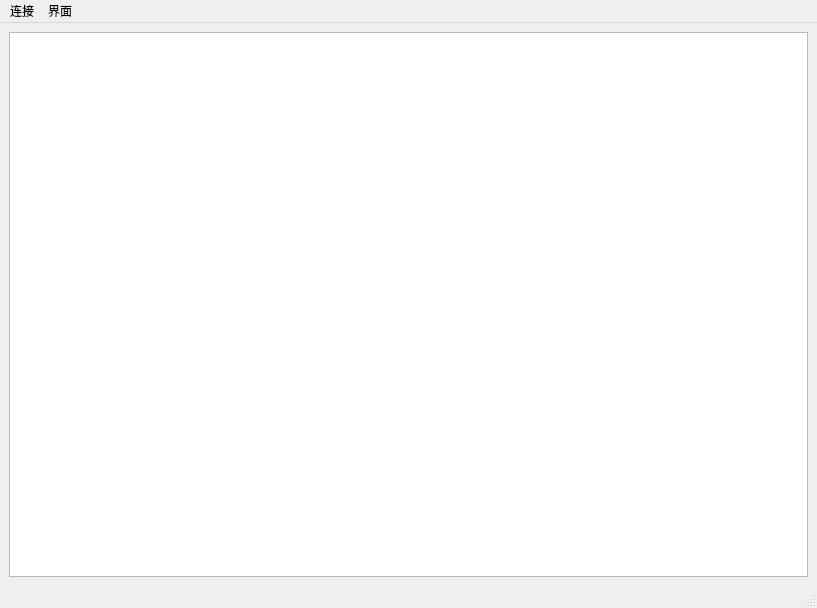
<?xml version="1.0" encoding="UTF-8"?>
<ui version="4.0">
 <class>MainWindow</class>
 <widget class="QMainWindow" name="MainWindow">
  <property name="geometry">
   <rect>
    <x>0</x>
    <y>0</y>
    <width>817</width>
    <height>608</height>
   </rect>
  </property>
  <property name="sizePolicy">
   <sizepolicy hsizetype="Expanding" vsizetype="Expanding">
    <horstretch>0</horstretch>
    <verstretch>0</verstretch>
   </sizepolicy>
  </property>
  <property name="windowTitle">
   <string>DataBase</string>
  </property>
  <widget class="QWidget" name="centralwidget">
   <property name="sizePolicy">
    <sizepolicy hsizetype="Expanding" vsizetype="Expanding">
     <horstretch>0</horstretch>
     <verstretch>0</verstretch>
    </sizepolicy>
   </property>
   <layout class="QGridLayout" name="gridLayout_3">
    <item row="5" column="0" rowspan="2">
     <layout class="QVBoxLayout" name="verticalLayout">
      <property name="sizeConstraint">
       <enum>QLayout::SetFixedSize</enum>
      </property>
      <item>
       <widget class="QTableWidget" name="table">
        <property name="minimumSize">
         <size>
          <width>0</width>
          <height>300</height>
         </size>
        </property>
        <property name="font">
         <font>
          <pointsize>11</pointsize>
         </font>
        </property>
       </widget>
      </item>
     </layout>
    </item>
   </layout>
  </widget>
  <widget class="QMenuBar" name="menubar">
   <property name="geometry">
    <rect>
     <x>0</x>
     <y>0</y>
     <width>817</width>
     <height>26</height>
    </rect>
   </property>
   <widget class="QMenu" name="Connect">
    <property name="title">
     <string>连接</string>
    </property>
    <addaction name="actionLogin"/>
    <addaction name="actionLogout"/>
   </widget>
   <widget class="QMenu" name="Settings">
    <property name="title">
     <string>界面</string>
    </property>
    <addaction name="actionRender"/>
    <addaction name="actionClean"/>
   </widget>
   <addaction name="Connect"/>
   <addaction name="Settings"/>
  </widget>
  <widget class="QStatusBar" name="statusbar"/>
  <action name="actionLogin">
   <property name="text">
    <string>登录</string>
   </property>
  </action>
  <action name="actionLogout">
   <property name="text">
    <string>登出</string>
   </property>
  </action>
  <action name="actionRender">
   <property name="text">
    <string>刷新</string>
   </property>
  </action>
  <action name="actionClean">
   <property name="text">
    <string>清空</string>
   </property>
  </action>
 </widget>
 <resources/>
 <connections/>
</ui>
